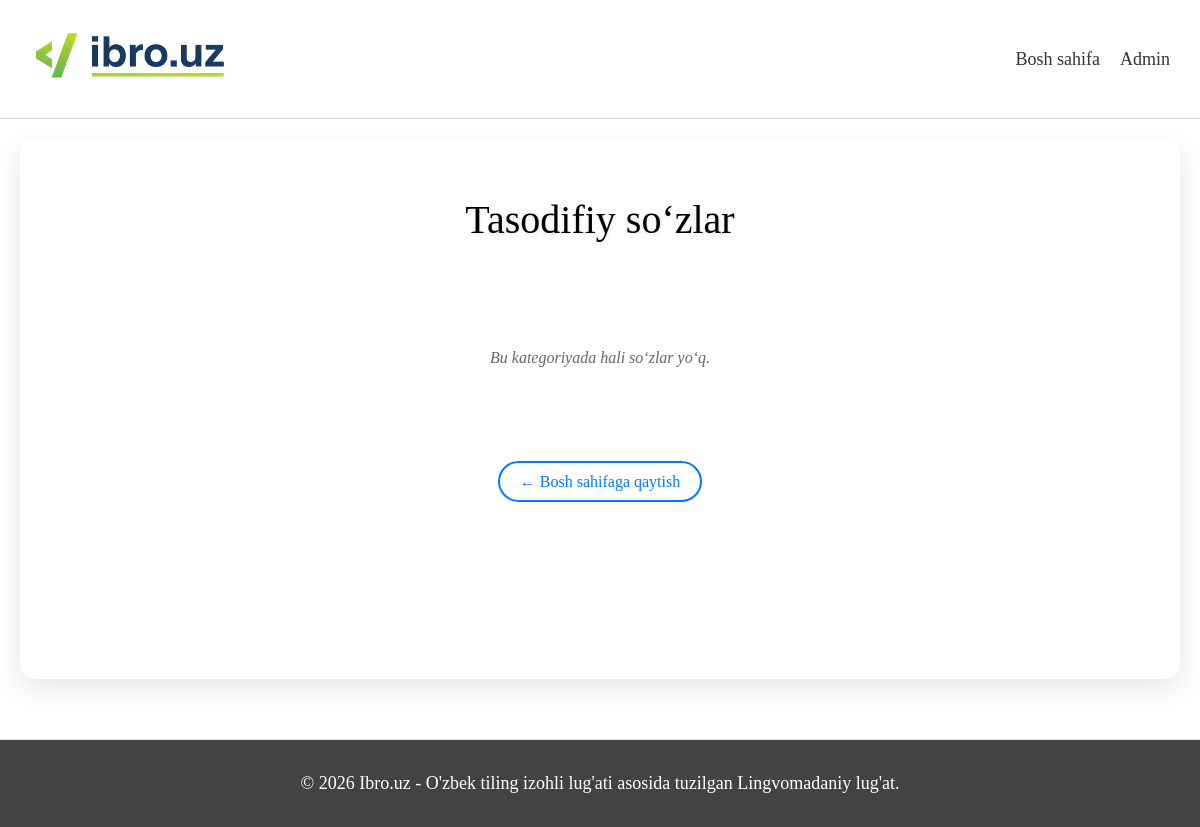
Page /category/tasodifiy-sozlar/ on the earlier database version.
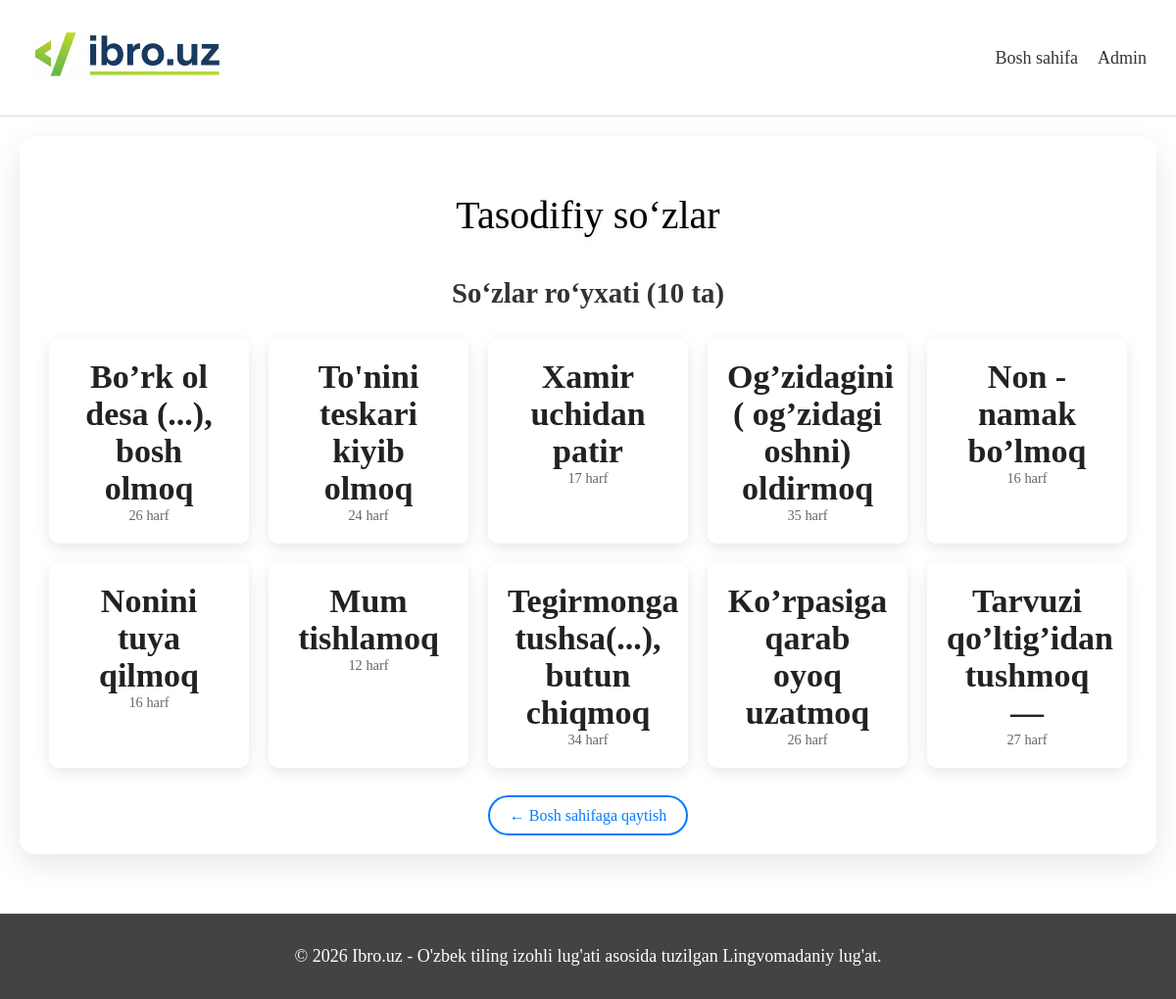
Same page on the later database version.
### dictionary/models.py (models this page shows, shortened)
class Word(models.Model):
    word = models.CharField(max_length=100, unique=True)
    slug = models.SlugField(unique=True, blank=True)
    definition = models.TextField()
    pronunciation = models.CharField(max_length=100, blank=True)
    letter_count = models.PositiveIntegerField(db_index=True)
    categories = models.ManyToManyField(Category, related_name='words', blank=True)
    search_count = models.PositiveIntegerField(default=0, db_index=True)
    updated_at = models.DateTimeField(auto_now=True)

### dictionary/views.py (the view)
# urls.py: path('category/<slug:slug>/', views.category_detail, name='category_detail'),
def category_detail(request, slug):
    category = get_object_or_404(Category, slug=slug)
    words = category.words.only('word', 'slug', 'letter_count')
    description = category.description or f"{category.name} kategoriyasidagi o'zbekcha so'zlar va ularning izohlari ro'yxati."
    category_url = build_absolute_url(reverse('category_detail', args=[category.slug]))
    context = {'category': category, 'words': words}
    context.update(build_seo_context(
        request,
        title=f"{category.name} | {settings.SITE_NAME}",
        description=description,
        structured_data=[
            {
                '@context': 'https://schema.org',
                '@type': 'CollectionPage',
                'name': category.name,
                'description': description,
                'url': category_url,
            },
            {
                '@context': 'https://schema.org',
                '@type': 'BreadcrumbList',
                'itemListElement': [
                    {'@type': 'ListItem', 'position': 1, 'name': 'Bosh sahifa', 'item': f"{settings.SITE_URL}/"},
                    {'@type': 'ListItem', 'position': 2, 'name': category.name, 'item': category_url},
                ],
            },
        ],
    ))
    return render(request, 'dictionary/category_detail.html', context)

### dictionary/views.py (called while the page is built)
def build_absolute_url(path):
    return f"{settings.SITE_URL}{path}"

### dictionary/templates/dictionary/category_detail.html (shortened to what this page needs)
{% extends 'dictionary/base.html' %}
{% block content %}
<div class="category-detail category-{{ category.slug }}">
    <div class="category-header">
        <h1>{{ category.name }}</h1>
    </div>
    {% if words %}
    <div class="words-section">
        <h3>So‘zlar ro‘yxati ({{ words|length }} ta)</h3>
        <div class="words-grid">
            {% for word in words %}
            <div class="word-card">
                <a href="{% url 'word_detail' word.slug %}">
                    <div class="word-title">{{ word.word }}</div>
                    <div class="word-meta">{{ word.letter_count }} harf</div>
                </a>
            </div>
            {% endfor %}
        </div>
    </div>
    {% else %}
    <div class="no-words">
        <p>Bu kategoriyada hali so‘zlar yo‘q.</p>
    </div>
    {% endif %}
    <div class="back-link">
        <a href="/">← Bosh sahifaga qaytish</a>
    </div>
</div>
{% endblock %}

Differences in the rows shown:
added Word: word "Bo’rk ol desa (...), bosh olmoq", letter_count "26"
added Word: word "To'nini teskari kiyib olmoq", letter_count "24"
added Word: word "Xamir uchidan patir", letter_count "17"
added Word: word "Og’zidagini ( og’zidagi oshni) oldirmoq", letter_count "35"
added Word: word "Non - namak bo’lmoq", letter_count "16"
added Word: word "Nonini tuya qilmoq", letter_count "16"
added Word: word "Mum tishlamoq", letter_count "12"
added Word: word "Tegirmonga tushsa(...), butun chiqmoq", letter_count "34"
added Word: word "Ko’rpasiga qarab oyoq uzatmoq", letter_count "26"
added Word: word "Tarvuzi qo’ltig’idan tushmoq —", letter_count "27"
Other differences:
{{ words|length }}: (not shown) → "10"
text no longer shown: "Bu kategoriyada hali so‘zlar yo‘q."
text now shown: "So‘zlar ro‘yxati ( ta)"
